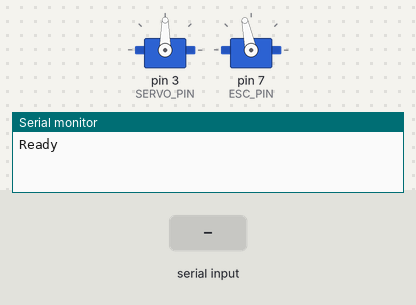
Bench run of a sketch on a simulated Arduino Uno, built with avr-gcc and run on an emulated ATmega328P. Parts: 2 × servo, the last lines printed to the serial monitor. The test bench sets the inputs (shaded band).

Above: at 1.3 s.
1.4 s: "90,45\n" received over Serial
At 1.8 s:
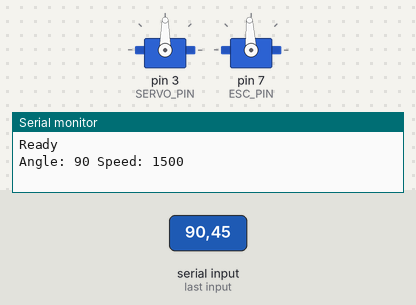
2.9 s: "30,150\n" received over Serial
At 4.2 s:
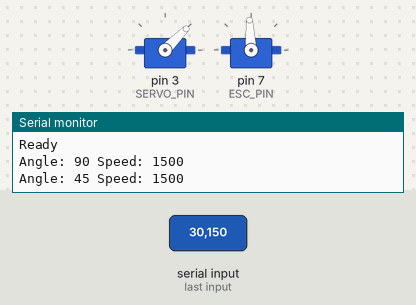
Timing chart, 0 to 5.9 s (numbered marks = the images above; inputs shaded):
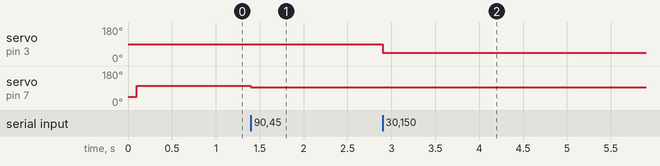

The sketch:

motor-run.ino
```cpp
#include <Servo.h>

Servo steeringServo;
Servo escMotor;

const int SERVO_PIN = 3;
const int ESC_PIN = 7;

// Limits
const int STEERING_MIN = 45;
const int STEERING_MAX = 135;
const int STEERING_CENTER = 90;

const int ESC_MIN = 1500;   // stop
const int ESC_MAX = 2000;

String inputString = "";
bool stringComplete = false;

void setup() {
  Serial.begin(115200);

  steeringServo.attach(SERVO_PIN);
  escMotor.attach(ESC_PIN);

  // Center steering
  steeringServo.write(STEERING_CENTER);

  // Arm ESC (IMPORTANT)
  escMotor.writeMicroseconds(1000);
  delay(100);

  // Start motor slowly (optional safety)
  escMotor.writeMicroseconds(1600);

  inputString.reserve(50);

  Serial.println("Ready");
}

void loop() {

  if (stringComplete) {

    int commaIndex = inputString.indexOf(',');

    if (commaIndex > 0) {

      String angleStr = inputString.substring(0, commaIndex);
      String speedStr = inputString.substring(commaIndex + 1);

      int angle = angleStr.toInt();
      int speed = speedStr.toInt();

      // Clamp values for safety
      angle = constrain(angle, STEERING_MIN, STEERING_MAX);
      speed = constrain(speed, ESC_MIN, ESC_MAX);

      // Apply to hardware
      steeringServo.write(angle);
      escMotor.writeMicroseconds(speed);

      Serial.print("Angle: ");
      Serial.print(angle);
      Serial.print(" Speed: ");
      Serial.println(speed);
    }

    inputString = "";
    stringComplete = false;
  }
}

// Serial event handler
void serialEvent() {
  while (Serial.available()) {
    char inChar = (char)Serial.read();

    if (inChar == '\n') {
      stringComplete = true;
    } else {
      inputString += inChar;
    }
  }
}
```

Measured:
- after the input at 1.4 s, servo on pin 7 (ESC_PIN): 102° → 93° at once
- after the input at 2.9 s, servo on pin 3 (SERVO_PIN): 90° → 45° at once
